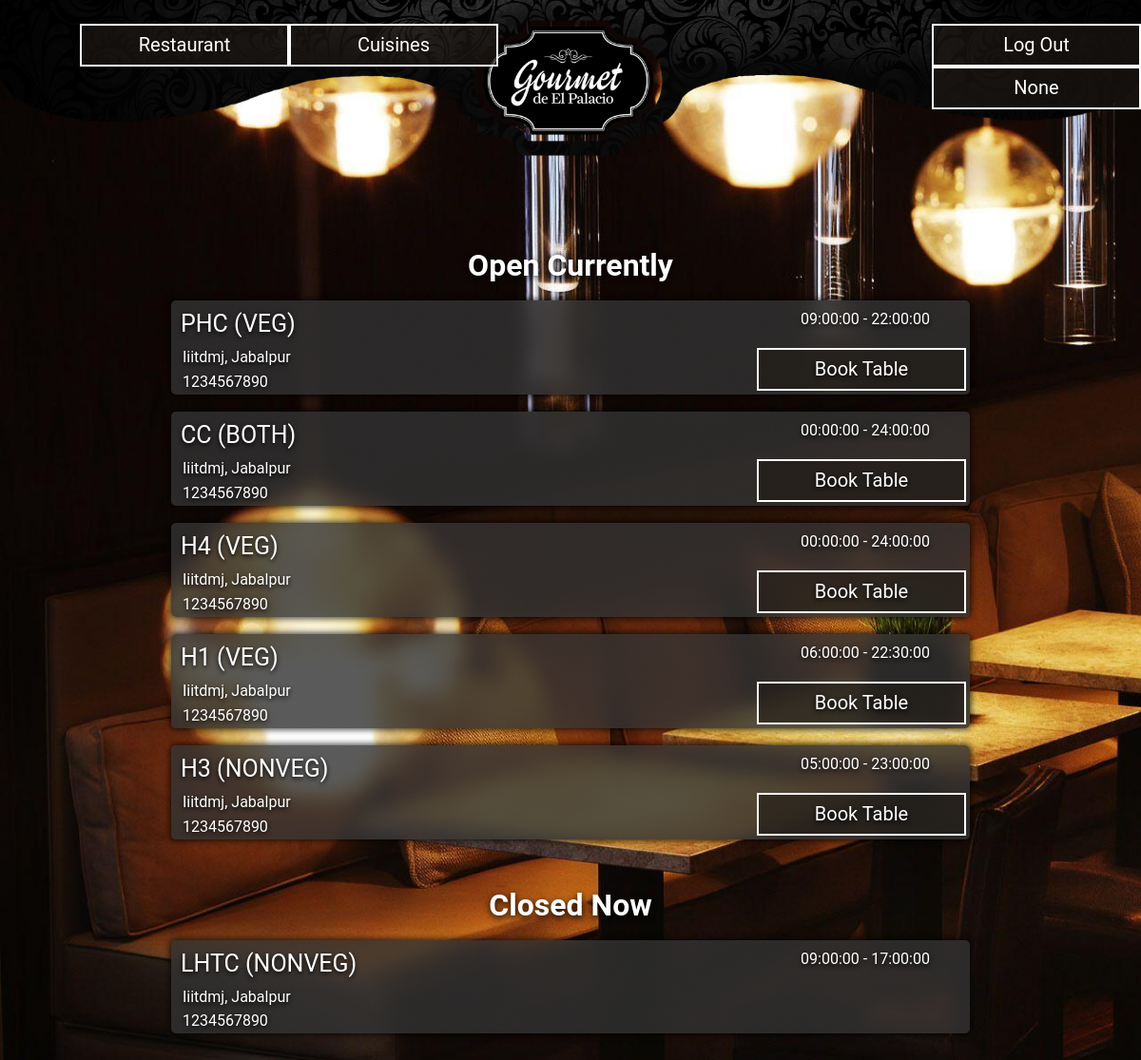
Screenshot of /rest_list.php (signed in) with the database file from the repository.
### tables this page shows
CREATE TABLE IF NOT EXISTS `restaurant` (
  `id` int(11) NOT NULL AUTO_INCREMENT,
  `name` varchar(50) NOT NULL,
  `address` varchar(200)  NOT NULL,
  `mobile_no` int(10)  DEFAULT NULL,
  `star` int(11) DEFAULT NULL,
  `city` varchar(20) DEFAULT NULL,
  `open_time` time NOT NULL,
  `close_time` time NOT NULL,
  `veg_nonveg` varchar(6) DEFAULT 'veg',
  PRIMARY KEY (`id`),
  UNIQUE(`name`,`address`,`mobile_no`),
  check (star<=5 && star >= 0)
);

### rest_list.php (the view, shortened to what this page needs)
<!DOCTYPE html>
<html>
<head>
    <link type="text/css" rel="stylesheet" href="css/rest_list.css" >
</head>
<body>
    <div class="header">
      <div class="header_top" >
        <div class="left_buttons">
          <a href="./food_list.php" class="header_hover" >Cuisines</a>
          <a href="./rest_list.php">Restaurant</a>
        </div>
        <div class="right_buttons">
          <?php
            include('login_buttons.php');
          ?>
        </div>
      </div>
    </div>
    <center>
    <?php
        include("PhpMysqlConnectivity.php");
        $result=mysqli_query($link,"SELECT DISTINCT a.id, a.name, a.address, a.mobile_no, a.star, a.city, a.veg_nonveg, a.open_time, a.close_time FROM restaurant a WHERE  a.city='jabalpur' AND CAST(CURRENT_TIME() AS time) BETWEEN a.open_time AND a.close_time ORDER BY a.star DESC;");
        if($result){
          if(!$result->num_rows == 0){
            echo "<h1 style='color:white;text-shadow:0px 2px 7px #000;font-family: \"Roboto\", sans-serif;margin:5px;margin-top:50px;'>Open Currently</h1>";
          }
        }
        while($row = mysqli_fetch_array($result)) {
            $nm=$row["name"];
            echo '<div class="bodytrbg"><div style="background:rgba(50,50,50,0.8);border-radius: 5px;"><a href=search.php?search_type=restaurant&keyword='.$nm.'>';
            echo '<table border=0 cellpadding=2>';
            echo '<tr>';
            echo '<td  class="field name">'.$row["name"].'  ('.$row["veg_nonveg"].')</td>';
            $piclen = 40*$row["star"];
            echo '<td class="field starttd" ><div class="star" style="width:'.$piclen.'px;"></div></td>';
            echo '<td class="field open">'.$row["open_time"].' - '.$row["close_time"].'</td>';
            echo '</tr><tr>';
            echo '<td colspan=2 class="field address">&nbsp;&nbsp;'.$row["address"].', '.$row["city"].'</td>';
            if (isset($_SESSION['u_id'])) {
              echo '<td rowspan=2 ><a class="styledanchor" href="./booking.php?r_id='.$row['id'].'">Book Table</a></td>';
            }
            echo '</tr><tr>';
            echo '<td colspan=2 class="field mobile">&nbsp;&nbsp;'.$row["mobile_no"].'</td>';
            echo '</tr>';
            echo '</table>';
            echo '</a></div></div>';
        }
        $result=mysqli_query($link,"SELECT DISTINCT a.id, a.name, a.address, a.mobile_no, a.star, a.city, a.veg_nonveg, a.open_time, a.close_time FROM restaurant a WHERE  a.city='jabalpur' AND CAST(CURRENT_TIME() AS time) NOT BETWEEN a.open_time AND a.close_time ORDER BY a.star DESC;");
        if($result && !$result->num_rows == 0){
          echo "<h1 style='color:white;text-shadow:0px 2px 7px #000;font-family: \"Roboto\", sans-serif;margin:5px;margin-top:50px;'>Closed Now</h1>";
        }
        while($row = mysqli_fetch_array($result)){
            $nm=$row["name"];
            echo '<div class="bodytrbg"><div style="background:rgba(50,50,50,0.8);border-radius: 5px;"><a href=search.php?search_type=restaurant&keyword='.$nm.'>';
            echo '<table border=0 cellpadding=2>';
            echo '<tr>';
            echo '<td  class="field name">'.$row["name"].'  ('.$row["veg_nonveg"].')</td>';
            $piclen = 40*$row["star"];
            echo '<td class="field starttd" ><div class="star" style="width:'.$piclen.'px;"></div></td>';
            echo '<td class="field open">'.$row["open_time"].' - '.$row["close_time"].'</td>';
            echo '</tr><tr>';
            echo '<td colspan=2 class="field address">&nbsp;&nbsp;'.$row["address"].', '.$row["city"].'</td>';
            echo '</tr><tr>';
            echo '<td colspan=2 class="field mobile">&nbsp;&nbsp;'.$row["mobile_no"].'</td>';
            echo '</tr>';
            echo '</table>';
            echo '</a></div></div>';
        }
    ?>
<br><br>
</center>
 </body>
 </html>

### css/rest_list.css (style rules this page uses)
body { background-color: rgb(50, 50, 50); margin:0px; }
.header { margin:0px; padding:0px; border:0px; text-align: center; position : static; background-color: rgba(70, 60, 40, 0); height: 210px; width : 100%; }
.header_top { background-image: url("../images/page_top_bg.png"); background-size: 100%; position: static; top: 0px; background-repeat: no-repeat; height: inherit; width: 100%; z-index: 9; }
.header_top .right_buttons { position: absolute; top: 25px; left: 64%; text-align: right; }
.header_top .left_buttons { position: absolute; top: 25px; left: 7%; text-align: left; }
.header a { text-align: center; vertical-align: middle; background: rgba(0, 0, 0, .2); border: 2px solid #fff; font-family: "Roboto", sans-serif; font-style: normal; font-size: 20px; position: relative; float: right; border: 0; padding: 8px; height: 25px; width: 200px; color: #fff; background: rgba(30, 25, 20, 0.6); border: 2px solid #fff; transition: background 0.2s ease-in-out; text-decoration: none; }
.bodytrbg { border-radius: 5px; background-image: url("../images/header/1b.jpg"); background-repeat: no-repeat; background-size: cover; background-attachment: fixed, scroll; text-shadow: 0px 2px 5px rgba(0, 0, 0, 1); height:auto; width:70%; margin-top: 1.5%; box-shadow: 0px 0px 7px 1px rgba(0, 0, 0, 0.8); transition: all 0.2s ease-in-out; text-decoration: none; }
.bodytrbg table { width:100%; }
.bodytrbg a { font-style: normal; text-decoration: none; }
.bodytrbg a.styledanchor { text-align: center; vertical-align: middle; background: rgba(0, 0, 0, .2); border: 2px solid #fff; font-family: "Roboto", sans-serif; font-style: normal; font-size: 20px; position: relative; float: right; border: 0; padding: 8px; height: 25px; width: 200px; color: #fff; background: rgba(30, 25, 20, 0.6); border: 2px solid #fff; transition: all 0.2s ease-in-out; text-decoration: none; }
.bodytrbg .field { text-align: left; vertical-align: middle; font-family: "Roboto", sans-serif; text-transform: capitalize; font-style: normal; position: relative; color: #fff; }
.bodytrbg .name { font-size: 25px; text-transform: uppercase; position: relative; float: left; padding: 8px; height: 25px; }
.bodytrbg .open { text-transform: uppercase; text-align: center; vertical-align:middle; float: right; padding: 8px; height: 25px; width: 200px; }
.bodytrbg .address { width: 100%; }

### rows the page displays
restaurant: name "PHC", veg_nonveg "VEG", open_time "09:00:00", close_time "22:00:00", address "Iiitdmj", city "Jabalpur", mobile_no "1234567890"
restaurant: name "CC", veg_nonveg "BOTH", open_time "00:00:00", close_time "24:00:00", address "Iiitdmj", city "Jabalpur", mobile_no "1234567890"
restaurant: name "H4", veg_nonveg "VEG", open_time "00:00:00", close_time "24:00:00", address "Iiitdmj", city "Jabalpur", mobile_no "1234567890"
restaurant: name "H1", veg_nonveg "VEG", open_time "06:00:00", close_time "22:30:00", address "Iiitdmj", city "Jabalpur", mobile_no "1234567890"
restaurant: name "H3", veg_nonveg "NONVEG", open_time "05:00:00", close_time "23:00:00", address "Iiitdmj", city "Jabalpur", mobile_no "1234567890"
restaurant: name "LHTC", veg_nonveg "NONVEG", open_time "09:00:00", close_time "17:00:00", address "Iiitdmj", city "Jabalpur", mobile_no "1234567890"

### other values shown
$_SESSION["u_id"] "None"
